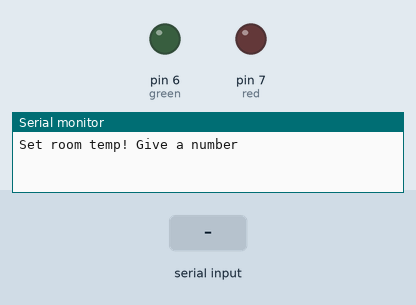
Bench run of a sketch on a simulated Arduino Uno, built with avr-gcc and run on an emulated ATmega328P. On the bench: output pins drawn as LEDs (lit = HIGH), the last lines printed to the serial monitor. The test bench sets the inputs (shaded band).

Above: at 1.2 s.
1.3 s: "90,45\n" received over Serial
At 3.5 s:
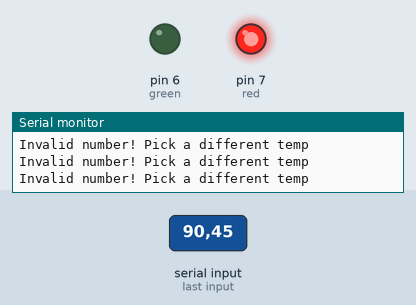
Timing chart, 0 to 5.0 s (numbered marks = the images above; inputs shaded):
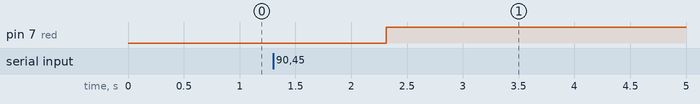

Measured:
- after the input at 1.3 s, pin 7 (red): LOW → HIGH after 1.0 s

The sketch:

vaildTemp.ino
```cpp
int red = 7;
int green = 6;

void setup() {
  pinMode(red, OUTPUT);
  pinMode(green, OUTPUT);
  Serial.begin(9600);
  Serial.println("Set room temp! Give a number");
}

void loop() {
  if (Serial.available()){
    digitalWrite(green, 0);
    digitalWrite(red, 0);

    int n = 0;  //Counter
    int number = Serial.parseInt();

    for (int i = 18; i <= 25; i++) {
      if (number == i){
        Serial.print("Temp is valid! Setting to ");
        Serial.println(number);
        digitalWrite(green, 1);
      }
      else {
        n++;
      }
    }
    if (n == 8){  //If all possible numbers are invlid, then:
      Serial.println("Invalid number! Pick a different temp");
      digitalWrite(red, 1);
    }
  }

}
```
